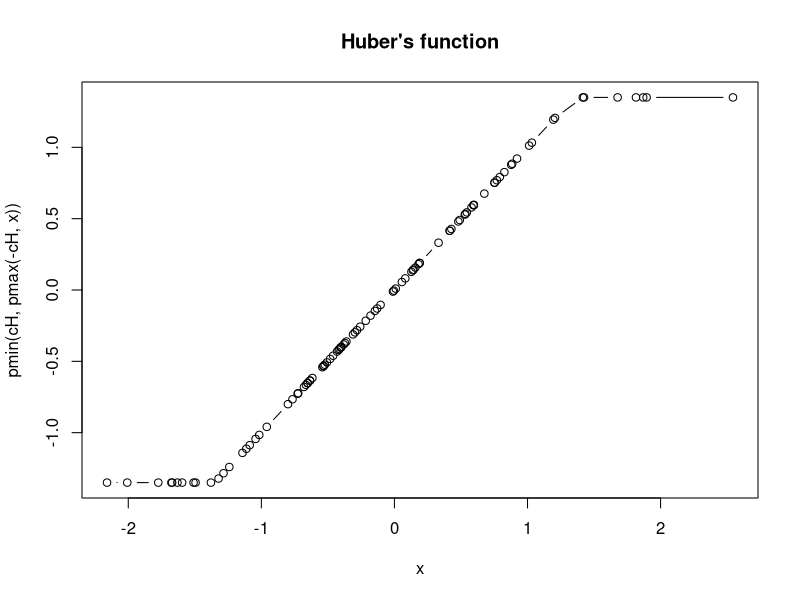
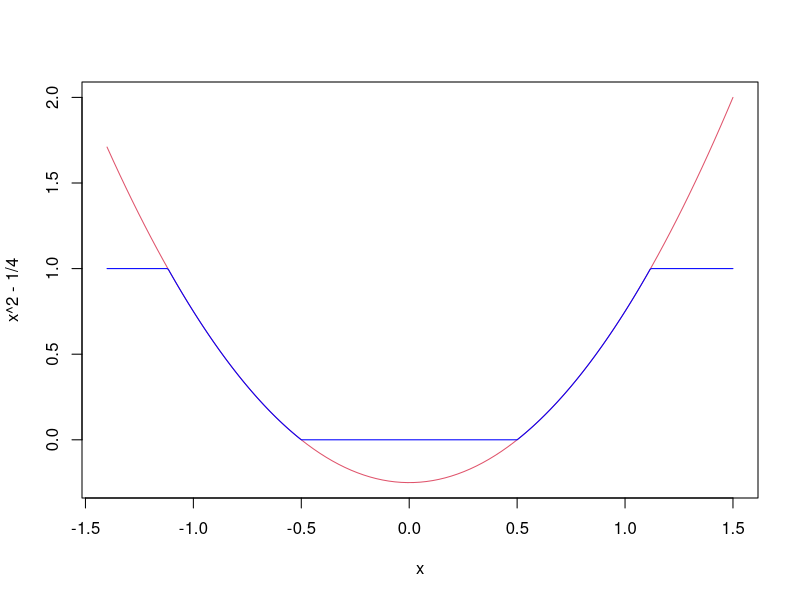
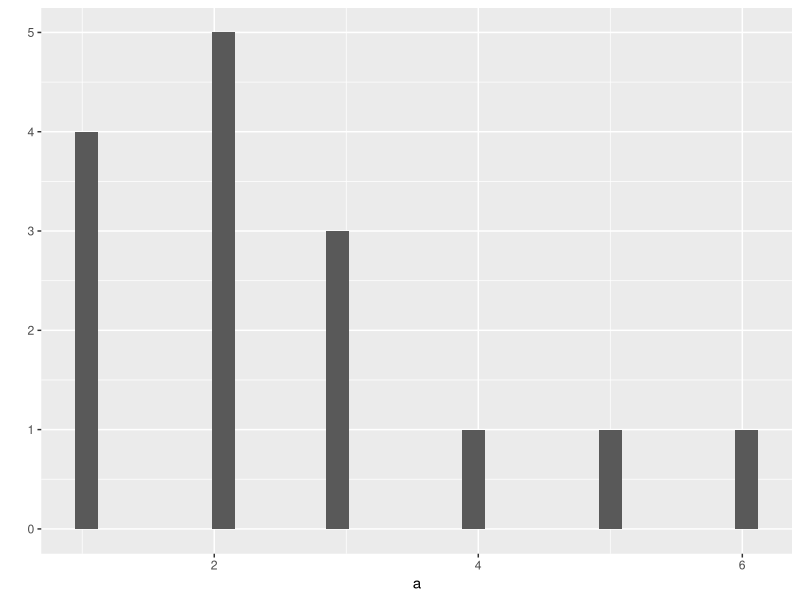
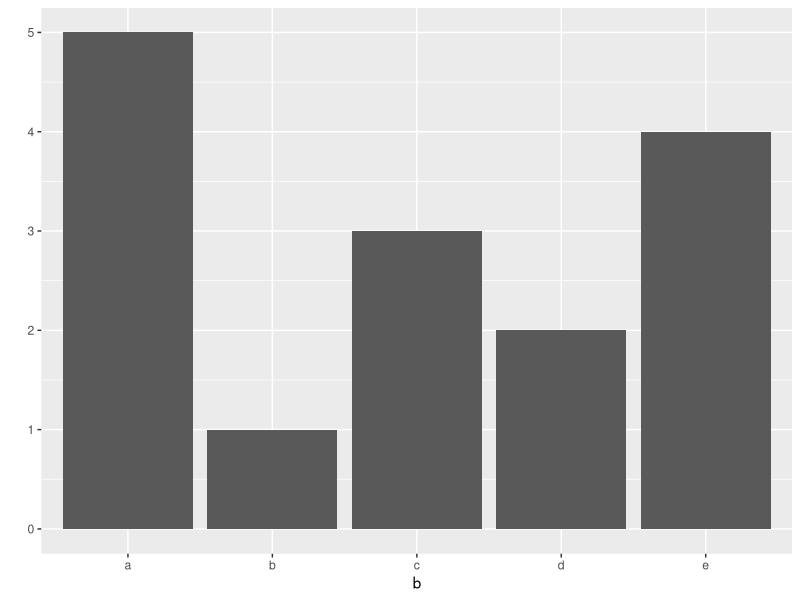
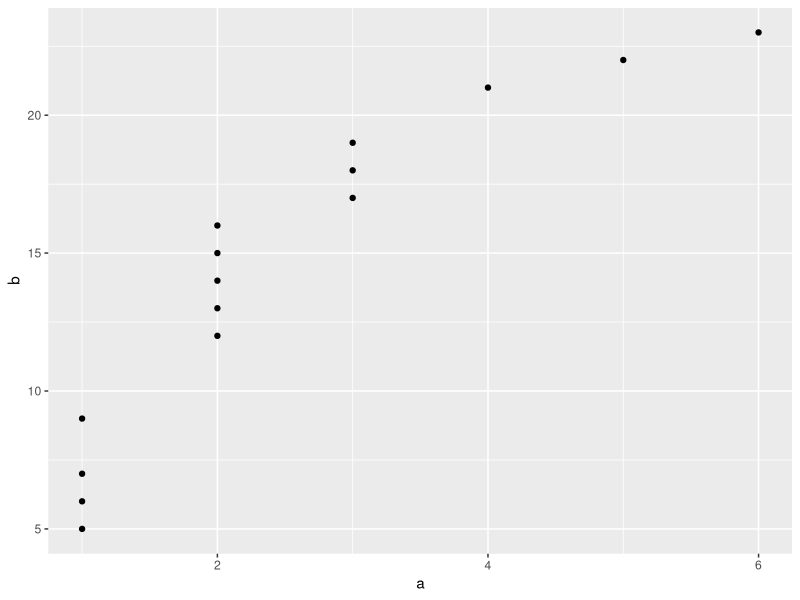

R code for these plots, in order: (Note: this script raises an error after producing the figures.)
# Title: "Introduction to R and RStudio"
# Name:

##############################################################################
# 1. R will evaluate any command and by default it will print the answer to
# the console in the lower lefthand pane of RStudio. Let's try some simple
# math. Run the following command by highlighting the row and hitting the Run
# button in the upper left hand corner.

1 + 1

# There's your result, 2. It's printed on the console right after your entry.

##############################################################################
# 2. Type the string "Hello there!" in the code below. (Don't forget the
# quotes!) Then highlight it and Run the code. It should just spit out the
# string verbatim back at you.



##############################################################################
# 3. Now try multiplying 6 times 7 (* is the multiplication operator). Again,
# write the code below, highlight, and click run.



##############################################################################
# 4. Some expressions return a "logical value": TRUE or FALSE. (Many
# programming languages refer to these as "boolean" values.) Let's try running
# an expression that gives us a logical value:

3 < 5

##############################################################################
# 5. And another logical value (note that you need a double-equals sign to
# check whether two values are equal - a single-equals sign won't work):

2 + 2 == 5

##############################################################################
# 6. As in other programming languages, you can store values into a variable
# to access it later. Type x <- 42 below and run it to store a value in x.
# You should notice the variable show up in the right hand corner of the
# RStudio screen.

x <- 42

##############################################################################
# 7. The object x can now be used in expressions in place of the original
# result. Try dividing x by 2 (/ is the division operator).



##############################################################################
# 8. You can re-assign any value to a variable at any time. Try assigning the
# string "Arr, matey!" to x.


##############################################################################
# 9. You can print the value of a variable at any time just by typing its name
# in the console. Try printing the current value of x.



##############################################################################
# 10. Now try assigning the TRUE logical value to x.



##############################################################################
# 11. In R, you call a function by typing its name, followed by one or more
# arguments to that function in parenthesis. Let's try using the sum function,
# to add up a few numbers. Enter:

sum(1, 4, 4)

##############################################################################
# 12. Some arguments have names. For example, to repeat a value 3 times, you
# would call the rep function and provide its times argument:

rep(1, times = 3)

##############################################################################
# 13. help(functionname) brings up help for the given function. Try displaying
# help for the sum function:

help(sum)

# (Don't worry about that optional na.rm argument)

##############################################################################
# 14. example(functionname) brings up examples of usage for the given
# function. Try displaying examples for the min function:

example(min)

##############################################################################
# 15. Now try bringing up help for the rep function:



# The name "vector" may sound intimidating, but a vector is simply a list of
# values. R relies on vectors for many of its operations. This includes basic
# plots - we'll have you drawing graphs very soon (and it's a lot easier than
# you might think)!

##############################################################################
# 16. A vector's values can be numbers, strings, logical values, or any other
# type, as long as they're all the same type. Try creating a vector of
# numbers,like this:

c(4, 7, 9)

# The c function (c is short for Combine) creates a new vector by combining
# a list of values.

##############################################################################
# 17. Now try creating a vector with strings:

c("a", "b", "c")

##############################################################################
# 18. Vectors cannot hold values with different modes (types). Try mixing
# modes and see what happens:

c(1, TRUE, "three")

# All the values were converted to a single mode (characters) so that the
# vector can hold them all.

##############################################################################
# 19. If you need a vector with a sequence of numbers you can create it with
# `start:end` notation. Let's make a vector with values from 5 through 9:

5:9

##############################################################################
# 20. A more versatile way to make sequences is to call the seq function.
# Let's do the same thing with seq:

seq(5, 9)

##############################################################################
# 21. seq also allows you to use increments other than 1. Try it with steps
# of 0.5:

seq(5, 9, 0.5)

##############################################################################
# 22. Now try making a vector with integers from 9 down to 5:



##############################################################################
# 23. We're going to create a vector with some strings in it for you, and
# store it in the sentence variable. You can retrieve an individual value
# within a vector by providing its numeric index in square brackets. Try
# getting the third value:

sentence <- c('walk', 'the', 'plank')
sentence[3]

##############################################################################
# 24. Many languages start array indices at 0, but R's vector indices start
# at 1. Write the code for accessing the first value of 'sentence':



##############################################################################
# 25. You can assign new values within an existing vector. Try changing the
# third word to "dog":



##############################################################################
# 26. If you add new values onto the end, the vector will grow to accommodate
# them. Let's add a fourth word:

sentence[4] <- "to"

##############################################################################
# 27. You can use a vector within the square brackets to access multiple
# values. Try getting the first and third words:

sentence[c(1, 3)]

##############################################################################
# 28. This means you can retrieve ranges of values. Try to access the second
# through fourth words:

sentence[2:4]

##############################################################################
# 29. You can also set ranges of values; just provide the values in a vector.
# Add words 5 through 7:

sentence[5:7] <- c("the", "park", ".")

##############################################################################
# 30. Now, try accessing the sixth word of the sentence vector:



##############################################################################
# 31. For this challenge, we'll make a 3-item vector for you, and store it in
# the ranks variable. You can assign names to a vector's elements by passing
# a second vector filled with names to the names assignment function, like
# this:

ranks <- 1:3
names(ranks) <- c("first", "second", "third")

# Assigning names for a vector can act as useful labels for the data. Below,
# you can see what our vector looks like now.

ranks

##############################################################################
# 32. You can also use the names to access the vector's values. Try getting
# the value for the "first" rank:

ranks["first"]

##############################################################################
# 33. Now set the current value for the "third" rank to a different value
# using the name rather than the position.



##############################################################################
# 34. In order to produce plots today, we need to load an "R Package". These
# are collections of functions that are not available by default in R. The
# plotting packages we need is loaded by calling this function:

library(ggplot2)
library(dplyr)

# If you get an error, make sure you have installed the package on your
# machine first!

##############################################################################
# 35. Now, if we construct a new variable "a", we can see a histogram of the
# data:

a <- c(1, 1, 1, 1, 2, 2, 2, 2, 2, 3, 3, 3, 4, 5, 6)
qplot(a)

##############################################################################
# 36. We can similarly draw a box plot for a character vector with the same
# command:

b <- c("a", "a", "a", "a", "a", "b", "c", "c", "c", "d", "d", "e", "e", "e", "e")
qplot(b)

##############################################################################
# 37. Finally, if we have two vectors of the same length, qplot will draw a
# scatter plot of them both.

a <- c(1, 1, 1, 1, 2, 2, 2, 2, 2, 3, 3, 3, 4, 5, 6)
b <- c(5, 6, 7, 9, 12, 13, 14, 15, 16, 17, 18, 19, 21, 22, 23)

qplot(a, b)

# We will learn a LOT more about plotting later today; I just want you
# to start getting comfortable with the ideas.


##############################################################################
# 38. Most arithmetic operations work just as well on vectors as they do on
# single values. We'll make another sample vector for you to work with, and
# store it in the a variable. If you add a scalar (a single value) to a
# vector, the scalar will be added to each value in the vector, returning a
# new vector with the results. Try adding 1 to each element in our vector:

a <- c(1, 2, 3)
a + 1

##############################################################################
# 39. The same is true of division, multiplication, or any other basic
# arithmetic. Try dividing our vector by 2:



##############################################################################
# 40. Now try multiplying our vector by 2:



##############################################################################
# 41. If you add two vectors, R will take each value from each vector and add
# them. We'll make a second vector for you to experiment with, and store it in
# the b variable. Try adding it to the a vector:

b <- c(4, 5, 6)
a + b

##############################################################################
# 42. Now try subtracting b from a:



##############################################################################
# 43. Finally, try multiplying a and b:



##############################################################################
# 44. You can also take two vectors and compare each item. See which values
# in the a vector are equal to those in a second vector:

a == c(1, 99, 3)

# Notice that R didn't test whether the whole vectors were equal; it checked
# each value in the a vector against the value at the same index in our new
# vector.

##############################################################################
# 45. Check if each value in the a vector is less than the corresponding value
# in another vector:

a < b

##############################################################################
# 46. Functions that normally work with scalars can operate on each element of
# a vector, too. Try getting the sine of each value in our vector:

sin(a)

##############################################################################
# 47. Now try getting the square roots with the "sqrt" function:



##############################################################################
# 48. Let's draw a graph showing the relationship of numbers and their sines.
# First, we'll need some sample data. We'll create a vector for you with some
# fractional values between 0 and 20, and store it in the x variable.

x <- seq(1, 20, 0.1)

##############################################################################
# 49. Now, try creating a second vector named y with the sines of
# those values:



##############################################################################
# 50. Once again, qplot will display these for us on a scatter plot:

qplot(x, y)

##############################################################################
# 51. We'll create a vector with some negative and positive values for you,
# and store it in the values variable. We'll also create a second vector with
# the absolute values of the first, and store it in the absolutes variable.

values <- -10:10
absolutes <- abs(values)

# Try plotting the vectors, with values on the horizontal axis, and absolutes
# on the vertical axis.

qplot(values, absolutes)

##############################################################################
# 52. Usually we need more than just a single vector. The most common type of
# object we will see this semester is called a data frame. Before constructing
# this, let's create two variables:

names <- c("One-Eye", "Peg-Leg", "Smitty", "Hook", "Scooter", "Dan",
           "Mikey", "Blackbeard")
limbs <- c(4, 3, 4, 3, 2, 4, 4, 4)

# The names are supposed to "line-up" with the limbs. (Get the joke? Peg-Leg
# has one leg missing; Hook has one arm missing; Scooter has no legs)

##############################################################################
# 53. We can combine these vectors into a data frame with the function
# data_frame:

pirates <- data_frame(names = names, limbs = limbs)

##############################################################################
# 54. Getting values from data frames isn't that different from vectors; you
# just have to provide two indices instead of one. Let's take another look at
# our data frame "pirates". Try getting the value from the second row in
# the first column of plank:

pirates[2, 1]

##############################################################################
# 55. Now, try getting the value from fourth row of the second column:

pirates[4, 2]

##############################################################################
# 56. As with vectors, to set a single value, just assign to it. Set the
# previous value to 0:

pirates[4, 2] <- 0

# Look at the results:

pirates

# Let's put it back to the correct value though:

pirates[4, 2] <- 3

##############################################################################
# 57. You can get an entire row of the matrix by omitting the column index
# (but keep the comma). Try retrieving the second row:

pirates[2, ]

##############################################################################
# 58. To get an entire column, omit the row index. Retrieve the second column:

pirates[, 2]

##############################################################################
# 59. You can read multiple rows or columns by providing a vector or sequence
# with their indices. Try retrieving columns 1 through 2:

pirates[, 1:2]

##############################################################################
# 60. You could instead provide a column name as a string in brackets.
# (This is often more readable.) Retrieve the "limbs" column:

pirates["limbs"]

# Now try getting the "names" column using this notation:



##############################################################################
# 61. There's also another way to get a column of a data frame name. Use the
# name of the data frame followed by a dollar sign, and the column name
# (without quotes). Try using it to get the "names" column:



# There is one important difference between the dollar sign and the brackets;
# with brackets a new, smaller data frame is returned. With the dollar sign
# only a vector is given back. For use this usually should not matter, but
# can be a source of bugs in advanced R coding.

##############################################################################
# 62. We can use the "$" notation to add columns to our data as well. Here we
# can add the pounds of treasure each crew member has:

pirates$pounds <- c(45000, 50000, 35000, 40000, 35000, 45000, 10000, 15000)

# Which we can see by printing out the new data:

pirates

##############################################################################
# 63. A quick way to assess our battle-readiness would be to get the average
# of the crew's appendage counts. Statisticians call this the "mean". Call the
# mean function with the limbs vector.



##############################################################################
# 64. An average closer to 4 would be nice, but this will have to do. Here's a
# barplot of that vector:

qplot(pirates$limbs)


